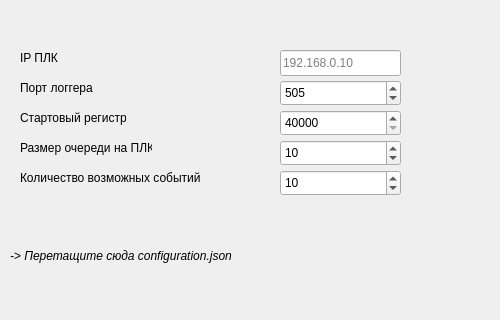
<?xml version="1.0" encoding="UTF-8"?>
<ui version="4.0">
 <class>MainWindow</class>
 <widget class="QWidget" name="MainWindow">
  <property name="geometry">
   <rect>
    <x>0</x>
    <y>0</y>
    <width>500</width>
    <height>320</height>
   </rect>
  </property>
  <property name="acceptDrops">
   <bool>true</bool>
  </property>
  <property name="windowTitle">
   <string>Добавление Логгера</string>
  </property>
  <widget class="QLabel" name="lblStatusText">
   <property name="geometry">
    <rect>
     <x>10</x>
     <y>220</y>
     <width>471</width>
     <height>71</height>
    </rect>
   </property>
   <property name="font">
    <font>
     <italic>true</italic>
    </font>
   </property>
   <property name="text">
    <string>-&gt; Перетащите сюда configuration.json</string>
   </property>
   <property name="wordWrap">
    <bool>true</bool>
   </property>
  </widget>
  <widget class="QLabel" name="lblStartRegister">
   <property name="geometry">
    <rect>
     <x>20</x>
     <y>110</y>
     <width>106</width>
     <height>16</height>
    </rect>
   </property>
   <property name="text">
    <string>Стартовый регистр</string>
   </property>
  </widget>
  <widget class="QLabel" name="lblBufferLength">
   <property name="geometry">
    <rect>
     <x>20</x>
     <y>140</y>
     <width>132</width>
     <height>16</height>
    </rect>
   </property>
   <property name="text">
    <string>Размер очереди на ПЛК</string>
   </property>
  </widget>
  <widget class="QLabel" name="lblMessagesQuantity">
   <property name="geometry">
    <rect>
     <x>20</x>
     <y>170</y>
     <width>183</width>
     <height>16</height>
    </rect>
   </property>
   <property name="text">
    <string>Количество возможных событий</string>
   </property>
  </widget>
  <widget class="QLabel" name="lblPortValue">
   <property name="geometry">
    <rect>
     <x>20</x>
     <y>80</y>
     <width>74</width>
     <height>16</height>
    </rect>
   </property>
   <property name="text">
    <string>Порт логгера</string>
   </property>
  </widget>
  <widget class="QLabel" name="lblPlcIpAddress">
   <property name="geometry">
    <rect>
     <x>20</x>
     <y>50</y>
     <width>74</width>
     <height>16</height>
    </rect>
   </property>
   <property name="text">
    <string>IP ПЛК</string>
   </property>
  </widget>
  <widget class="QLineEdit" name="linePlcIpAddress">
   <property name="geometry">
    <rect>
     <x>280</x>
     <y>50</y>
     <width>121</width>
     <height>26</height>
    </rect>
   </property>
   <property name="focusPolicy">
    <enum>Qt::FocusPolicy::StrongFocus</enum>
   </property>
   <property name="toolTip">
    <string/>
   </property>
   <property name="toolTipDuration">
    <number>-1</number>
   </property>
   <property name="inputMethodHints">
    <set>Qt::InputMethodHint::ImhDigitsOnly</set>
   </property>
   <property name="placeholderText">
    <string>192.168.0.10</string>
   </property>
  </widget>
  <widget class="QLabel" name="lblPlcIpInfo">
   <property name="geometry">
    <rect>
     <x>240</x>
     <y>50</y>
     <width>24</width>
     <height>24</height>
    </rect>
   </property>
   <property name="toolTip">
    <string>IP адрес ПЛК, на котором реализовано логирование</string>
   </property>
   <property name="toolTipDuration">
    <number>-1</number>
   </property>
   <property name="text">
    <string/>
   </property>
   <property name="pixmap">
    <pixmap>info-outline.svg</pixmap>
   </property>
  </widget>
  <widget class="QLabel" name="lblPortInfo">
   <property name="geometry">
    <rect>
     <x>240</x>
     <y>80</y>
     <width>24</width>
     <height>24</height>
    </rect>
   </property>
   <property name="toolTip">
    <string>Порт Modbus Slave ПЛК, на котором реализовано логирование</string>
   </property>
   <property name="text">
    <string/>
   </property>
   <property name="pixmap">
    <pixmap>info-outline.svg</pixmap>
   </property>
  </widget>
  <widget class="QLabel" name="lblRegisterInfo">
   <property name="geometry">
    <rect>
     <x>240</x>
     <y>110</y>
     <width>24</width>
     <height>24</height>
    </rect>
   </property>
   <property name="toolTip">
    <string>Номер регистра ПЛК, в котором располагается индекс лога</string>
   </property>
   <property name="text">
    <string/>
   </property>
   <property name="pixmap">
    <pixmap>info-outline.svg</pixmap>
   </property>
  </widget>
  <widget class="QLabel" name="lblBufferInfo">
   <property name="geometry">
    <rect>
     <x>240</x>
     <y>140</y>
     <width>24</width>
     <height>24</height>
    </rect>
   </property>
   <property name="toolTip">
    <string>Размер ретроспективной очереди сообщений на ПЛК (1-99 сообщений)</string>
   </property>
   <property name="text">
    <string/>
   </property>
   <property name="pixmap">
    <pixmap>info-outline.svg</pixmap>
   </property>
  </widget>
  <widget class="QLabel" name="lblMessagesInfo">
   <property name="geometry">
    <rect>
     <x>240</x>
     <y>170</y>
     <width>24</width>
     <height>24</height>
    </rect>
   </property>
   <property name="toolTip">
    <string>Количество возможных событий, регистрируемых ПЛК (1-99 сообщений)</string>
   </property>
   <property name="text">
    <string/>
   </property>
   <property name="pixmap">
    <pixmap>info-outline.svg</pixmap>
   </property>
  </widget>
  <widget class="QSpinBox" name="spinRegister">
   <property name="geometry">
    <rect>
     <x>280</x>
     <y>110</y>
     <width>121</width>
     <height>26</height>
    </rect>
   </property>
   <property name="minimum">
    <number>40000</number>
   </property>
   <property name="maximum">
    <number>100000</number>
   </property>
  </widget>
  <widget class="QSpinBox" name="spinBuffer">
   <property name="geometry">
    <rect>
     <x>280</x>
     <y>140</y>
     <width>121</width>
     <height>26</height>
    </rect>
   </property>
   <property name="minimum">
    <number>1</number>
   </property>
   <property name="maximum">
    <number>99</number>
   </property>
   <property name="value">
    <number>10</number>
   </property>
  </widget>
  <widget class="QSpinBox" name="spinMessages">
   <property name="geometry">
    <rect>
     <x>280</x>
     <y>170</y>
     <width>121</width>
     <height>26</height>
    </rect>
   </property>
   <property name="minimum">
    <number>1</number>
   </property>
   <property name="maximum">
    <number>99</number>
   </property>
   <property name="value">
    <number>10</number>
   </property>
  </widget>
  <widget class="QSpinBox" name="spinPort">
   <property name="geometry">
    <rect>
     <x>280</x>
     <y>80</y>
     <width>121</width>
     <height>26</height>
    </rect>
   </property>
   <property name="minimum">
    <number>0</number>
   </property>
   <property name="maximum">
    <number>65535</number>
   </property>
   <property name="value">
    <number>505</number>
   </property>
  </widget>
  <zorder>lblStatusText</zorder>
  <zorder>lblBufferLength</zorder>
  <zorder>lblStartRegister</zorder>
  <zorder>lblMessagesQuantity</zorder>
  <zorder>lblPortValue</zorder>
  <zorder>lblPlcIpAddress</zorder>
  <zorder>linePlcIpAddress</zorder>
  <zorder>lblPlcIpInfo</zorder>
  <zorder>lblPortInfo</zorder>
  <zorder>lblRegisterInfo</zorder>
  <zorder>lblBufferInfo</zorder>
  <zorder>lblMessagesInfo</zorder>
  <zorder>spinRegister</zorder>
  <zorder>spinBuffer</zorder>
  <zorder>spinMessages</zorder>
  <zorder>spinPort</zorder>
 </widget>
 <tabstops>
  <tabstop>spinRegister</tabstop>
  <tabstop>spinBuffer</tabstop>
  <tabstop>spinMessages</tabstop>
  <tabstop>linePlcIpAddress</tabstop>
  <tabstop>spinPort</tabstop>
 </tabstops>
 <resources/>
 <connections/>
</ui>
